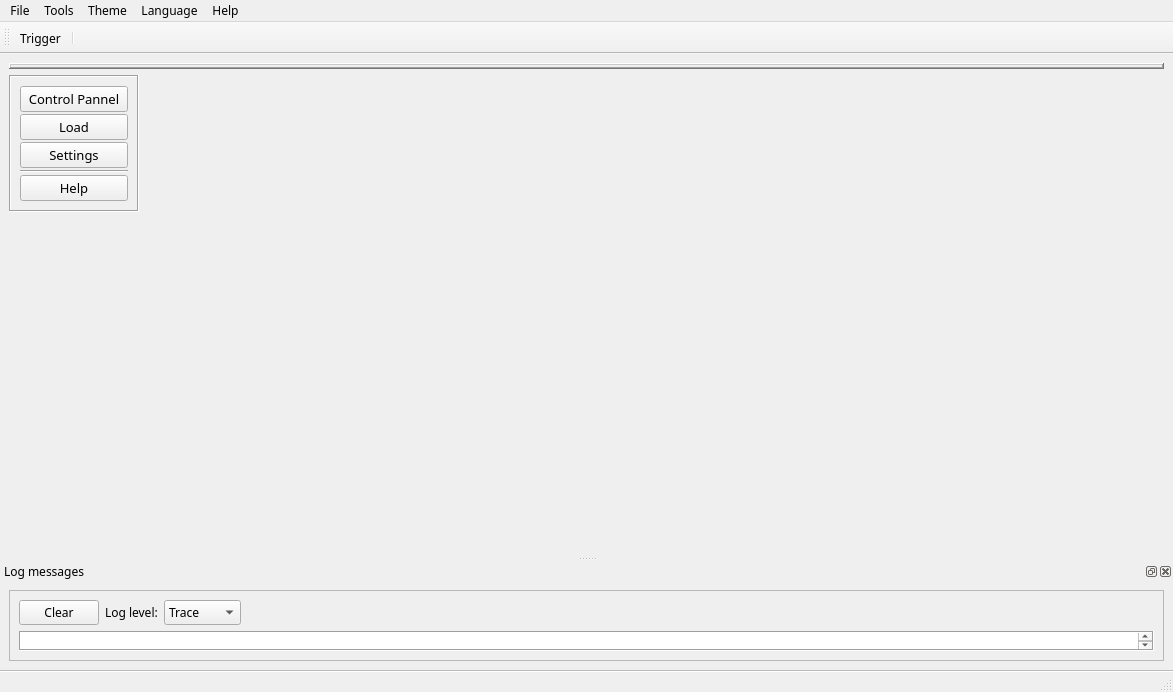
<?xml version="1.0" encoding="UTF-8"?>
<ui version="4.0">
 <class>Controller</class>
 <widget class="QMainWindow" name="Controller">
  <property name="windowModality">
   <enum>Qt::WindowModal</enum>
  </property>
  <property name="geometry">
   <rect>
    <x>0</x>
    <y>0</y>
    <width>1173</width>
    <height>692</height>
   </rect>
  </property>
  <property name="sizePolicy">
   <sizepolicy hsizetype="Preferred" vsizetype="Preferred">
    <horstretch>0</horstretch>
    <verstretch>0</verstretch>
   </sizepolicy>
  </property>
  <property name="font">
   <font>
    <family>Anonymous Pro</family>
   </font>
  </property>
  <property name="windowTitle">
   <string>Controller</string>
  </property>
  <property name="styleSheet">
   <string notr="true"/>
  </property>
  <property name="toolButtonStyle">
   <enum>Qt::ToolButtonTextOnly</enum>
  </property>
  <property name="animated">
   <bool>true</bool>
  </property>
  <property name="documentMode">
   <bool>false</bool>
  </property>
  <property name="tabShape">
   <enum>QTabWidget::Triangular</enum>
  </property>
  <property name="dockNestingEnabled">
   <bool>false</bool>
  </property>
  <property name="dockOptions">
   <set>QMainWindow::AllowTabbedDocks|QMainWindow::AnimatedDocks|QMainWindow::GroupedDragging</set>
  </property>
  <widget class="QWidget" name="centralwidget">
   <property name="sizePolicy">
    <sizepolicy hsizetype="Expanding" vsizetype="Expanding">
     <horstretch>0</horstretch>
     <verstretch>0</verstretch>
    </sizepolicy>
   </property>
   <layout class="QGridLayout" name="gridLayout">
    <item row="0" column="0" colspan="2">
     <widget class="QFrame" name="page_path_frame">
      <property name="sizePolicy">
       <sizepolicy hsizetype="Preferred" vsizetype="Maximum">
        <horstretch>0</horstretch>
        <verstretch>0</verstretch>
       </sizepolicy>
      </property>
      <property name="contextMenuPolicy">
       <enum>Qt::NoContextMenu</enum>
      </property>
      <property name="layoutDirection">
       <enum>Qt::LeftToRight</enum>
      </property>
      <property name="frameShape">
       <enum>QFrame::WinPanel</enum>
      </property>
      <property name="frameShadow">
       <enum>QFrame::Raised</enum>
      </property>
      <property name="midLineWidth">
       <number>0</number>
      </property>
      <layout class="QHBoxLayout" name="horizontalLayout_2">
       <property name="spacing">
        <number>0</number>
       </property>
       <property name="sizeConstraint">
        <enum>QLayout::SetDefaultConstraint</enum>
       </property>
       <property name="leftMargin">
        <number>0</number>
       </property>
       <property name="topMargin">
        <number>0</number>
       </property>
       <property name="rightMargin">
        <number>0</number>
       </property>
       <property name="bottomMargin">
        <number>0</number>
       </property>
       <item>
        <layout class="QHBoxLayout" name="page_path_layout">
         <property name="spacing">
          <number>4</number>
         </property>
         <property name="sizeConstraint">
          <enum>QLayout::SetDefaultConstraint</enum>
         </property>
         <property name="leftMargin">
          <number>2</number>
         </property>
         <property name="topMargin">
          <number>1</number>
         </property>
         <property name="rightMargin">
          <number>2</number>
         </property>
         <property name="bottomMargin">
          <number>1</number>
         </property>
        </layout>
       </item>
      </layout>
     </widget>
    </item>
    <item row="1" column="0" alignment="Qt::AlignLeft|Qt::AlignTop">
     <widget class="QStackedWidget" name="NavPages">
      <property name="sizePolicy">
       <sizepolicy hsizetype="Maximum" vsizetype="Maximum">
        <horstretch>0</horstretch>
        <verstretch>0</verstretch>
       </sizepolicy>
      </property>
      <property name="minimumSize">
       <size>
        <width>130</width>
        <height>156</height>
       </size>
      </property>
      <property name="font">
       <font>
        <family>Anonymous Pro</family>
        <pointsize>10</pointsize>
       </font>
      </property>
      <property name="currentIndex">
       <number>0</number>
      </property>
      <widget class="QWidget" name="page">
       <property name="sizePolicy">
        <sizepolicy hsizetype="Minimum" vsizetype="Minimum">
         <horstretch>0</horstretch>
         <verstretch>0</verstretch>
        </sizepolicy>
       </property>
       <layout class="QGridLayout" name="gridLayout_4">
        <property name="leftMargin">
         <number>0</number>
        </property>
        <property name="topMargin">
         <number>0</number>
        </property>
        <property name="rightMargin">
         <number>0</number>
        </property>
        <property name="bottomMargin">
         <number>0</number>
        </property>
        <property name="spacing">
         <number>6</number>
        </property>
        <item row="0" column="0" alignment="Qt::AlignTop">
         <widget class="QFrame" name="NavPagesFrame">
          <property name="sizePolicy">
           <sizepolicy hsizetype="Minimum" vsizetype="Preferred">
            <horstretch>0</horstretch>
            <verstretch>0</verstretch>
           </sizepolicy>
          </property>
          <property name="minimumSize">
           <size>
            <width>0</width>
            <height>0</height>
           </size>
          </property>
          <property name="maximumSize">
           <size>
            <width>16777215</width>
            <height>16777215</height>
           </size>
          </property>
          <property name="contextMenuPolicy">
           <enum>Qt::NoContextMenu</enum>
          </property>
          <property name="layoutDirection">
           <enum>Qt::LeftToRight</enum>
          </property>
          <property name="frameShape">
           <enum>QFrame::Box</enum>
          </property>
          <property name="frameShadow">
           <enum>QFrame::Sunken</enum>
          </property>
          <layout class="QVBoxLayout" name="verticalLayout" stretch="0,0,0,0,0">
           <property name="spacing">
            <number>2</number>
           </property>
           <property name="sizeConstraint">
            <enum>QLayout::SetDefaultConstraint</enum>
           </property>
           <item>
            <widget class="QPushButton" name="open_ControlPannelBtn">
             <property name="text">
              <string>Control Pannel</string>
             </property>
            </widget>
           </item>
           <item>
            <widget class="QPushButton" name="open_LoadBtn">
             <property name="text">
              <string>Load</string>
             </property>
            </widget>
           </item>
           <item>
            <widget class="QPushButton" name="open_SettingsBtn">
             <property name="text">
              <string>Settings</string>
             </property>
            </widget>
           </item>
           <item>
            <widget class="Line" name="line_2">
             <property name="orientation">
              <enum>Qt::Horizontal</enum>
             </property>
            </widget>
           </item>
           <item>
            <widget class="QPushButton" name="open_HelpBtn">
             <property name="text">
              <string>Help</string>
             </property>
            </widget>
           </item>
          </layout>
         </widget>
        </item>
       </layout>
      </widget>
      <widget class="QWidget" name="page_2">
       <property name="sizePolicy">
        <sizepolicy hsizetype="Minimum" vsizetype="Minimum">
         <horstretch>0</horstretch>
         <verstretch>0</verstretch>
        </sizepolicy>
       </property>
       <layout class="QGridLayout" name="gridLayout_6">
        <property name="leftMargin">
         <number>0</number>
        </property>
        <property name="topMargin">
         <number>0</number>
        </property>
        <property name="rightMargin">
         <number>0</number>
        </property>
        <property name="bottomMargin">
         <number>0</number>
        </property>
        <item row="0" column="0" alignment="Qt::AlignTop">
         <widget class="QFrame" name="NavPagesFrame_2">
          <property name="sizePolicy">
           <sizepolicy hsizetype="Minimum" vsizetype="Preferred">
            <horstretch>0</horstretch>
            <verstretch>0</verstretch>
           </sizepolicy>
          </property>
          <property name="contextMenuPolicy">
           <enum>Qt::NoContextMenu</enum>
          </property>
          <property name="layoutDirection">
           <enum>Qt::LeftToRight</enum>
          </property>
          <property name="frameShape">
           <enum>QFrame::Box</enum>
          </property>
          <property name="frameShadow">
           <enum>QFrame::Sunken</enum>
          </property>
          <layout class="QVBoxLayout" name="verticalLayout_2" stretch="0,0,0,0,0">
           <property name="spacing">
            <number>2</number>
           </property>
           <property name="sizeConstraint">
            <enum>QLayout::SetDefaultConstraint</enum>
           </property>
           <property name="leftMargin">
            <number>9</number>
           </property>
           <property name="topMargin">
            <number>9</number>
           </property>
           <property name="rightMargin">
            <number>9</number>
           </property>
           <property name="bottomMargin">
            <number>9</number>
           </property>
           <item>
            <widget class="QPushButton" name="open_ServiceBtn">
             <property name="text">
              <string>Service</string>
             </property>
            </widget>
           </item>
           <item>
            <widget class="QPushButton" name="open_ConneectionsBtn">
             <property name="text">
              <string>Connections</string>
             </property>
            </widget>
           </item>
           <item>
            <widget class="QPushButton" name="open_Users">
             <property name="text">
              <string>Users</string>
             </property>
            </widget>
           </item>
           <item>
            <widget class="Line" name="line">
             <property name="frameShadow">
              <enum>QFrame::Sunken</enum>
             </property>
             <property name="lineWidth">
              <number>1</number>
             </property>
             <property name="orientation">
              <enum>Qt::Horizontal</enum>
             </property>
            </widget>
           </item>
           <item>
            <widget class="QPushButton" name="open_Main">
             <property name="text">
              <string>Back</string>
             </property>
            </widget>
           </item>
          </layout>
         </widget>
        </item>
       </layout>
      </widget>
      <widget class="QWidget" name="page_3">
       <property name="sizePolicy">
        <sizepolicy hsizetype="Minimum" vsizetype="Minimum">
         <horstretch>0</horstretch>
         <verstretch>0</verstretch>
        </sizepolicy>
       </property>
       <layout class="QGridLayout" name="gridLayout_7">
        <property name="leftMargin">
         <number>0</number>
        </property>
        <property name="topMargin">
         <number>0</number>
        </property>
        <property name="rightMargin">
         <number>0</number>
        </property>
        <property name="bottomMargin">
         <number>0</number>
        </property>
        <item row="0" column="0" alignment="Qt::AlignTop">
         <widget class="QFrame" name="frame_2">
          <property name="sizePolicy">
           <sizepolicy hsizetype="Minimum" vsizetype="Preferred">
            <horstretch>0</horstretch>
            <verstretch>0</verstretch>
           </sizepolicy>
          </property>
          <property name="minimumSize">
           <size>
            <width>112</width>
            <height>0</height>
           </size>
          </property>
          <property name="font">
           <font>
            <family>Iosevka</family>
            <pointsize>10</pointsize>
            <italic>true</italic>
            <bold>false</bold>
           </font>
          </property>
          <property name="frameShape">
           <enum>QFrame::Box</enum>
          </property>
          <property name="frameShadow">
           <enum>QFrame::Sunken</enum>
          </property>
          <layout class="QVBoxLayout" name="verticalLayout_3">
           <property name="spacing">
            <number>2</number>
           </property>
           <item>
            <widget class="QPushButton" name="open_RegisterUserBtn">
             <property name="font">
              <font>
               <family>Monaco</family>
               <pointsize>10</pointsize>
               <italic>false</italic>
               <bold>false</bold>
              </font>
             </property>
             <property name="text">
              <string>Register user</string>
             </property>
            </widget>
           </item>
           <item>
            <widget class="QPushButton" name="open_UsersListBtn">
             <property name="font">
              <font>
               <family>Monaco</family>
               <pointsize>10</pointsize>
               <italic>false</italic>
               <bold>false</bold>
              </font>
             </property>
             <property name="text">
              <string>Users list</string>
             </property>
            </widget>
           </item>
           <item>
            <widget class="Line" name="line_3">
             <property name="font">
              <font>
               <family>Iosevka</family>
               <pointsize>10</pointsize>
               <italic>true</italic>
               <bold>false</bold>
              </font>
             </property>
             <property name="orientation">
              <enum>Qt::Horizontal</enum>
             </property>
            </widget>
           </item>
           <item>
            <widget class="QPushButton" name="open_ControlPannelBtn_2">
             <property name="font">
              <font>
               <family>Monaco</family>
               <pointsize>10</pointsize>
               <italic>false</italic>
               <bold>false</bold>
              </font>
             </property>
             <property name="text">
              <string>Back</string>
             </property>
            </widget>
           </item>
          </layout>
         </widget>
        </item>
       </layout>
      </widget>
     </widget>
    </item>
    <item row="1" column="1" rowspan="2">
     <widget class="QStackedWidget" name="page_view">
      <property name="sizePolicy">
       <sizepolicy hsizetype="Preferred" vsizetype="Preferred">
        <horstretch>0</horstretch>
        <verstretch>0</verstretch>
       </sizepolicy>
      </property>
     </widget>
    </item>
   </layout>
  </widget>
  <widget class="QMenuBar" name="menubar">
   <property name="geometry">
    <rect>
     <x>0</x>
     <y>0</y>
     <width>1173</width>
     <height>20</height>
    </rect>
   </property>
   <property name="font">
    <font>
     <family>Monaco</family>
    </font>
   </property>
   <widget class="QMenu" name="menuFile">
    <property name="title">
     <string>File</string>
    </property>
    <addaction name="actionMinimize"/>
    <addaction name="actionQuit"/>
   </widget>
   <widget class="QMenu" name="menuServices">
    <property name="title">
     <string>Tools</string>
    </property>
    <addaction name="actionProperties"/>
   </widget>
   <widget class="QMenu" name="menuHelp">
    <property name="title">
     <string>Help</string>
    </property>
    <addaction name="actionVisit_shelly_wiki"/>
   </widget>
   <widget class="QMenu" name="menuTheme">
    <property name="title">
     <string>Theme</string>
    </property>
    <addaction name="actionDark"/>
    <addaction name="actionLight"/>
   </widget>
   <widget class="QMenu" name="menuLanguage">
    <property name="title">
     <string>Language</string>
    </property>
    <addaction name="actionEnglish"/>
    <addaction name="actionRussian"/>
   </widget>
   <addaction name="menuFile"/>
   <addaction name="menuServices"/>
   <addaction name="menuTheme"/>
   <addaction name="menuLanguage"/>
   <addaction name="menuHelp"/>
  </widget>
  <widget class="QStatusBar" name="statusbar">
   <property name="enabled">
    <bool>true</bool>
   </property>
   <property name="sizePolicy">
    <sizepolicy hsizetype="Expanding" vsizetype="Preferred">
     <horstretch>0</horstretch>
     <verstretch>0</verstretch>
    </sizepolicy>
   </property>
   <property name="minimumSize">
    <size>
     <width>0</width>
     <height>22</height>
    </size>
   </property>
   <property name="maximumSize">
    <size>
     <width>16777215</width>
     <height>22</height>
    </size>
   </property>
   <property name="font">
    <font>
     <family>Source Code Pro</family>
     <pointsize>7</pointsize>
    </font>
   </property>
   <property name="mouseTracking">
    <bool>false</bool>
   </property>
   <property name="tabletTracking">
    <bool>false</bool>
   </property>
   <property name="focusPolicy">
    <enum>Qt::ClickFocus</enum>
   </property>
   <property name="contextMenuPolicy">
    <enum>Qt::NoContextMenu</enum>
   </property>
   <property name="acceptDrops">
    <bool>false</bool>
   </property>
   <property name="layoutDirection">
    <enum>Qt::LeftToRight</enum>
   </property>
   <property name="autoFillBackground">
    <bool>false</bool>
   </property>
   <property name="styleSheet">
    <string notr="true">QStatusBar#statusbar {
border-top: 2px solid #bbb;
border-style: groove;
}</string>
   </property>
   <property name="inputMethodHints">
    <set>Qt::ImhNone</set>
   </property>
   <property name="sizeGripEnabled">
    <bool>true</bool>
   </property>
  </widget>
  <widget class="QDockWidget" name="info_dock">
   <property name="enabled">
    <bool>true</bool>
   </property>
   <property name="sizePolicy">
    <sizepolicy hsizetype="Preferred" vsizetype="Minimum">
     <horstretch>0</horstretch>
     <verstretch>0</verstretch>
    </sizepolicy>
   </property>
   <property name="floating">
    <bool>true</bool>
   </property>
   <property name="features">
    <set>QDockWidget::DockWidgetClosable|QDockWidget::DockWidgetFloatable|QDockWidget::DockWidgetMovable</set>
   </property>
   <property name="allowedAreas">
    <set>Qt::AllDockWidgetAreas</set>
   </property>
   <property name="windowTitle">
    <string>Log messages</string>
   </property>
   <attribute name="dockWidgetArea">
    <number>8</number>
   </attribute>
   <widget class="QWidget" name="loggingDock">
    <layout class="QGridLayout" name="gridLayout_2">
     <item row="0" column="0">
      <widget class="QFrame" name="frame">
       <property name="frameShape">
        <enum>QFrame::StyledPanel</enum>
       </property>
       <property name="frameShadow">
        <enum>QFrame::Raised</enum>
       </property>
       <layout class="QGridLayout" name="gridLayout_3">
        <item row="0" column="1">
         <widget class="QLabel" name="label">
          <property name="sizePolicy">
           <sizepolicy hsizetype="Fixed" vsizetype="Fixed">
            <horstretch>0</horstretch>
            <verstretch>0</verstretch>
           </sizepolicy>
          </property>
          <property name="text">
           <string>Log level:</string>
          </property>
         </widget>
        </item>
        <item row="0" column="2">
         <widget class="QComboBox" name="logLevel_cb">
          <property name="sizePolicy">
           <sizepolicy hsizetype="Fixed" vsizetype="Fixed">
            <horstretch>0</horstretch>
            <verstretch>0</verstretch>
           </sizepolicy>
          </property>
          <item>
           <property name="text">
            <string>Trace</string>
           </property>
          </item>
          <item>
           <property name="text">
            <string>Debug</string>
           </property>
          </item>
          <item>
           <property name="text">
            <string>Info</string>
           </property>
          </item>
          <item>
           <property name="text">
            <string>Warning</string>
           </property>
          </item>
          <item>
           <property name="text">
            <string>Error</string>
           </property>
          </item>
          <item>
           <property name="text">
            <string>Fatal</string>
           </property>
          </item>
         </widget>
        </item>
        <item row="1" column="0" colspan="4">
         <widget class="QTextEdit" name="loggingOutput">
          <property name="sizePolicy">
           <sizepolicy hsizetype="Expanding" vsizetype="Ignored">
            <horstretch>0</horstretch>
            <verstretch>0</verstretch>
           </sizepolicy>
          </property>
          <property name="minimumSize">
           <size>
            <width>0</width>
            <height>20</height>
           </size>
          </property>
          <property name="maximumSize">
           <size>
            <width>16777215</width>
            <height>16777215</height>
           </size>
          </property>
          <property name="frameShape">
           <enum>QFrame::Box</enum>
          </property>
          <property name="documentTitle">
           <string>Logger</string>
          </property>
          <property name="readOnly">
           <bool>true</bool>
          </property>
          <property name="cursorWidth">
           <number>0</number>
          </property>
         </widget>
        </item>
        <item row="0" column="0">
         <widget class="QPushButton" name="clearLogButton">
          <property name="sizePolicy">
           <sizepolicy hsizetype="Fixed" vsizetype="Fixed">
            <horstretch>0</horstretch>
            <verstretch>0</verstretch>
           </sizepolicy>
          </property>
          <property name="layoutDirection">
           <enum>Qt::LeftToRight</enum>
          </property>
          <property name="text">
           <string>Clear</string>
          </property>
         </widget>
        </item>
       </layout>
      </widget>
     </item>
    </layout>
   </widget>
  </widget>
  <widget class="QToolBar" name="toolBar">
   <property name="sizePolicy">
    <sizepolicy hsizetype="Preferred" vsizetype="Fixed">
     <horstretch>0</horstretch>
     <verstretch>0</verstretch>
    </sizepolicy>
   </property>
   <property name="font">
    <font>
     <family>Monaco</family>
    </font>
   </property>
   <property name="windowTitle">
    <string>toolBar_2</string>
   </property>
   <attribute name="toolBarArea">
    <enum>TopToolBarArea</enum>
   </attribute>
   <attribute name="toolBarBreak">
    <bool>false</bool>
   </attribute>
   <addaction name="actionToggle_server"/>
   <addaction name="separator"/>
  </widget>
  <action name="actionVisit_shelly_wiki">
   <property name="text">
    <string>Visit shelly wiki</string>
   </property>
  </action>
  <action name="actionMinimize">
   <property name="text">
    <string>Minimize</string>
   </property>
  </action>
  <action name="actionQuit">
   <property name="text">
    <string>Quit</string>
   </property>
  </action>
  <action name="actionProperties">
   <property name="text">
    <string>Settings</string>
   </property>
  </action>
  <action name="actionToggle_server">
   <property name="text">
    <string>Trigger</string>
   </property>
   <property name="toolTip">
    <string>Toggle server state</string>
   </property>
  </action>
  <action name="actionDark">
   <property name="text">
    <string>Dark</string>
   </property>
  </action>
  <action name="actionLight">
   <property name="text">
    <string>Light</string>
   </property>
  </action>
  <action name="actionEnglish">
   <property name="text">
    <string>English</string>
   </property>
  </action>
  <action name="actionRussian">
   <property name="text">
    <string>Russian</string>
   </property>
  </action>
 </widget>
 <resources/>
 <connections/>
</ui>
